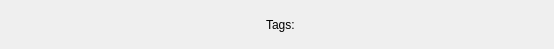
<?xml version="1.0" encoding="UTF-8"?>
<ui version="4.0">
 <class>NaviTagsBar</class>
 <widget class="QWidget" name="NaviTagsBar">
  <property name="geometry">
   <rect>
    <x>0</x>
    <y>0</y>
    <width>554</width>
    <height>49</height>
   </rect>
  </property>
  <property name="windowTitle">
   <string>Form</string>
  </property>
  <layout class="QHBoxLayout" name="horizontalLayout">
   <property name="topMargin">
    <number>0</number>
   </property>
   <property name="rightMargin">
    <number>0</number>
   </property>
   <property name="bottomMargin">
    <number>0</number>
   </property>
   <item>
    <widget class="QLabel" name="label">
     <property name="sizePolicy">
      <sizepolicy hsizetype="Fixed" vsizetype="Preferred">
       <horstretch>0</horstretch>
       <verstretch>0</verstretch>
      </sizepolicy>
     </property>
     <property name="text">
      <string>Tags: </string>
     </property>
    </widget>
   </item>
  </layout>
 </widget>
 <resources/>
 <connections/>
</ui>
